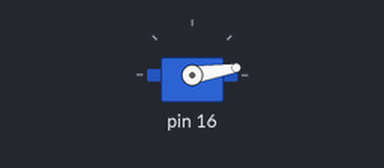
Simulated run of this program. Board: Raspberry Pi (header pin numbers). Parts: servo. Servo angles are drawn from the pulse width (0.5 ms = 0°, 2.5 ms = 180°). At 2.0 s the program stops and its outputs stay as they are.

Above: at 0.1 s.
At 1.1 s:
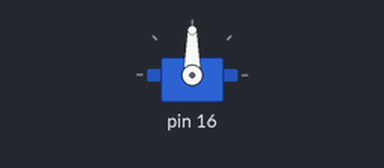
Timing chart, 0 to 2.6 s (numbered marks = the images above):
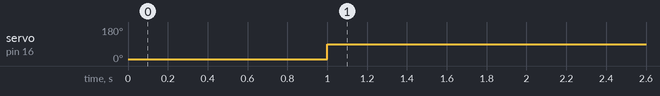

The program:

survo.py
```python
import RPi.GPIO as GPIO
import time

# servoMotor 함수
def servoMotor(pin, degree, t):
    GPIO.setmode(GPIO.BOARD) # 핀의 번호를 보드 기준으로 설정, BCM은 GPIO 번호로 호출함
    GPIO.setup(pin, GPIO.OUT) # GPIO 통신할 핀 설정
    pwm=GPIO.PWM(pin, 50) # 서보모터는 PWM을 이용해야됨. 16번핀을 50Hz 주기로 설정

    pwm.start(3) # 초기 시작값, 반드시 입력해야됨
    time.sleep(t) # 초기 시작값으로 이동하고 싶지 않으면 이 라인을 삭제하면 된다.

    pwm.ChangeDutyCycle(7.5) # 보통 2~12 사이의 값을 입력하면됨
    time.sleep(t) # 서보모터가 이동할만큼의 충분한 시간을 입력. 너무 작은 값을 입력하면 이동하다가 멈춤

    # 아래 두줄로 깨끗하게 정리해줘야 다음번 실행할때 런타임 에러가 안남
    pwm.stop()
    GPIO.cleanup(pin)

servoMotor(16, 80, 1) # 신호선을 16번 핀에 연결, 8의 각도로 1초동안 실행
```

Measured:
- by itself, servo on pin 16: 9° → 90° at 1.0 s
